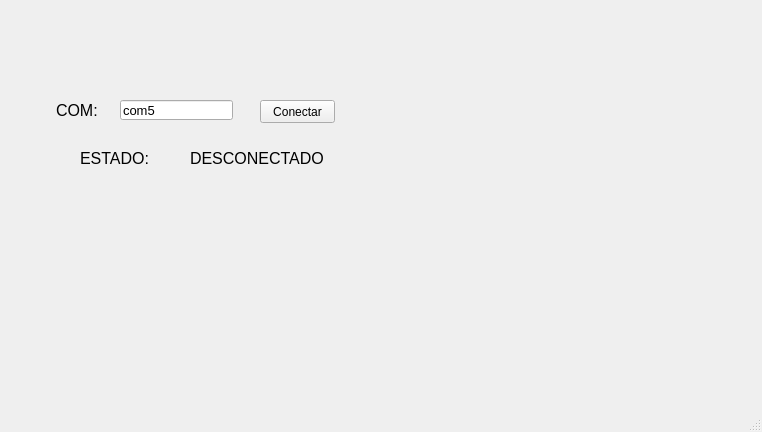
<?xml version="1.0" encoding="UTF-8"?>
<ui version="4.0">
 <class>MainWindow</class>
 <widget class="QMainWindow" name="MainWindow">
  <property name="geometry">
   <rect>
    <x>0</x>
    <y>0</y>
    <width>762</width>
    <height>432</height>
   </rect>
  </property>
  <property name="windowTitle">
   <string>MainWindow</string>
  </property>
  <widget class="QWidget" name="centralwidget">
   <widget class="QLabel" name="label">
    <property name="geometry">
     <rect>
      <x>56</x>
      <y>100</y>
      <width>71</width>
      <height>20</height>
     </rect>
    </property>
    <property name="font">
     <font>
      <pointsize>12</pointsize>
     </font>
    </property>
    <property name="text">
     <string>COM:</string>
    </property>
   </widget>
   <widget class="QLineEdit" name="txt_com">
    <property name="geometry">
     <rect>
      <x>120</x>
      <y>100</y>
      <width>113</width>
      <height>20</height>
     </rect>
    </property>
    <property name="font">
     <font>
      <pointsize>10</pointsize>
     </font>
    </property>
    <property name="text">
     <string>com5</string>
    </property>
   </widget>
   <widget class="QPushButton" name="btn_accion">
    <property name="geometry">
     <rect>
      <x>260</x>
      <y>100</y>
      <width>75</width>
      <height>23</height>
     </rect>
    </property>
    <property name="text">
     <string>Conectar</string>
    </property>
   </widget>
   <widget class="QLabel" name="label_2">
    <property name="geometry">
     <rect>
      <x>80</x>
      <y>150</y>
      <width>91</width>
      <height>16</height>
     </rect>
    </property>
    <property name="font">
     <font>
      <pointsize>12</pointsize>
     </font>
    </property>
    <property name="text">
     <string>ESTADO:</string>
    </property>
   </widget>
   <widget class="QLabel" name="label_3">
    <property name="geometry">
     <rect>
      <x>190</x>
      <y>150</y>
      <width>151</width>
      <height>16</height>
     </rect>
    </property>
    <property name="font">
     <font>
      <pointsize>12</pointsize>
     </font>
    </property>
    <property name="text">
     <string>DESCONECTADO</string>
    </property>
   </widget>
   <widget class="QLabel" name="label_9">
    <property name="geometry">
     <rect>
      <x>10</x>
      <y>20</y>
      <width>191</width>
      <height>51</height>
     </rect>
    </property>
    <property name="text">
     <string/>
    </property>
    <property name="pixmap">
     <pixmap resource="../../Resource/resource.qrc">:/Logos/uatlogopng.png</pixmap>
    </property>
    <property name="scaledContents">
     <bool>true</bool>
    </property>
   </widget>
   <widget class="QLabel" name="label_7">
    <property name="geometry">
     <rect>
      <x>560</x>
      <y>10</y>
      <width>171</width>
      <height>41</height>
     </rect>
    </property>
    <property name="text">
     <string/>
    </property>
    <property name="pixmap">
     <pixmap resource="../../Resource/resource.qrc">:/Logos/fians.png</pixmap>
    </property>
    <property name="scaledContents">
     <bool>true</bool>
    </property>
   </widget>
   <widget class="QLabel" name="label_4">
    <property name="geometry">
     <rect>
      <x>480</x>
      <y>230</y>
      <width>211</width>
      <height>131</height>
     </rect>
    </property>
    <property name="text">
     <string/>
    </property>
    <property name="pixmap">
     <pixmap resource="../../Resource/resource.qrc">:/Logos/Shelby-Logo.png</pixmap>
    </property>
    <property name="scaledContents">
     <bool>true</bool>
    </property>
   </widget>
  </widget>
  <widget class="QMenuBar" name="menubar">
   <property name="geometry">
    <rect>
     <x>0</x>
     <y>0</y>
     <width>762</width>
     <height>26</height>
    </rect>
   </property>
  </widget>
  <widget class="QStatusBar" name="statusbar"/>
 </widget>
 <resources>
  <include location="../../Resource/resource.qrc"/>
 </resources>
 <connections/>
</ui>
